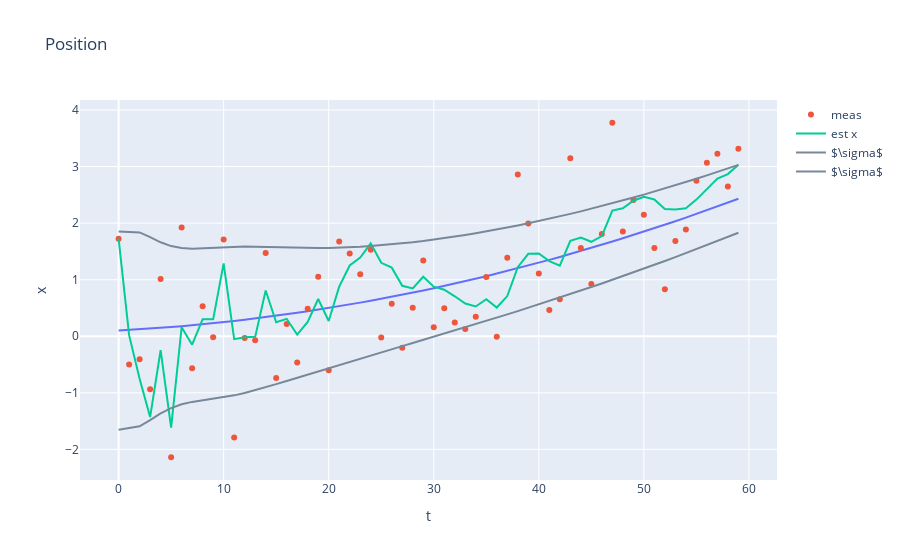

The notebook cell saved with this chart:
### Markdown cell above
# Estimating/Filtering the Observed State

The Kalman Filter develops a filtered estimate of the observed state element based on the noise characteristics of the measurements and the noise model of the system.

* Plotting the "truth", the predicted estimate, the observations, and the predicted uncertainty on the same chart provides important insight into the KF's performance that can be used to help tune the filter
* The predicted covariance plotted as an envelope (i.e. +- truth) should nicely bound the estimated state 68% of the time or more.

### Code cell
dfe = pd.DataFrame({'t':t, 'xp':xp[:,0],'vp':xp[:,1],'ap':xp[:,2], 'Px':Pp[:,0], 'Pv':Pp[:,1], 'Pa':Pp[:,2]})
fig = px.line(df, x='t',y = 'x', title='Position')
fig.add_trace(go.Scatter(name='meas',x=t, y=m, mode='markers'))

fig.add_trace(go.Scatter(name='est x', x=dfe['t'], y= dfe['xp']))
fig.add_trace(go.Scatter(name='$\sigma$', x=dfe['t'], y= x + dfe['Px'], marker = dict( color = 'LightSlateGrey')))
fig.add_trace(go.Scatter(name='$\sigma$', x=dfe['t'], y= x - dfe['Px'], marker = dict( color = 'LightSlateGrey')))


fig.show()

### Figure 1 — Plotly figure (JSON) as saved in the notebook; plotly's stock layout.template omitted (floating-point values rounded to 4 significant figures)
{"data": [{"hovertemplate": "t=%{x}<br>x=%{y}<extra></extra>", "legendgroup": "", "line": {"color": "#636efa", "dash": "solid"}, "marker": {"symbol": "circle"}, "mode": "lines", "name": "", "orientation": "v", "showlegend": false, "type": "scatter", "x": [0, 1, 2, 3, 4, 5, 6, 7, 8, 9, 10, 11, 12, 13, 14, 15, 16, 17, 18, 19, 20, 21, 22, 23, 24, 25, 26, 27, 28, 29, 30, 31, 32, 33, 34, 35, 36, 37, 38, 39, 40, 41, 42, 43, 44, 45, 46, 47, 48, 49, 50, 51, 52, 53, 54, 55, 56, 57, 58, 59], "xaxis": "x", "y": [0.1, 0.1105, 0.122, 0.1345, 0.148, 0.1625, 0.178, 0.1945, 0.212, 0.2305, 0.25, 0.2705, 0.292, 0.3145, 0.338, 0.3625, 0.388, 0.4145, 0.442, 0.4705, 0.5, 0.5305, 0.562, 0.5945, 0.628, 0.6625, 0.698, 0.7345, 0.772, 0.8105, 0.85, 0.8905, 0.932, 0.9745, 1.018, 1.063, 1.108, 1.155, 1.202, 1.251, 1.3, 1.351, 1.402, 1.455, 1.508, 1.562, 1.618, 1.675, 1.732, 1.791, 1.85, 1.911, 1.972, 2.034, 2.098, 2.163, 2.228, 2.295, 2.362, 2.43], "yaxis": "y"}, {"mode": "markers", "name": "meas", "type": "scatter", "x": [0, 1, 2, 3, 4, 5, 6, 7, 8, 9, 10, 11, 12, 13, 14, 15, 16, 17, 18, 19, 20, 21, 22, 23, 24, 25, 26, 27, 28, 29, 30, 31, 32, 33, 34, 35, 36, 37, 38, 39, 40, 41, 42, 43, 44, 45, 46, 47, 48, 49, 50, 51, 52, 53, 54, 55, 56, 57, 58, 59], "y": [1.724, -0.5013, -0.4062, -0.9385, 1.013, -2.139, 1.923, -0.5667, 0.531, -0.01887, 1.712, -1.79, -0.03042, -0.06955, 1.472, -0.7374, 0.2156, -0.4634, 0.4842, 1.053, -0.6006, 1.675, 1.464, 1.097, 1.529, -0.02123, 0.5751, -0.2013, 0.5041, 1.341, 0.1583, 0.4937, 0.2448, 0.1293, 0.3468, 1.05, -0.00931, 1.389, 2.862, 1.993, 1.108, 0.4629, 0.6548, 3.147, 1.559, 0.9255, 1.809, 3.775, 1.852, 2.408, 2.15, 1.558, 0.8295, 1.685, 1.889, 2.749, 3.067, 3.226, 2.648, 3.316]}, {"name": "est x", "type": "scatter", "x": [0, 1, 2, 3, 4, 5, 6, 7, 8, 9, 10, 11, 12, 13, 14, 15, 16, 17, 18, 19, 20, 21, 22, 23, 24, 25, 26, 27, 28, 29, 30, 31, 32, 33, 34, 35, 36, 37, 38, 39, 40, 41, 42, 43, 44, 45, 46, 47, 48, 49, 50, 51, 52, 53, 54, 55, 56, 57, 58, 59], "y": [1.724, 0.01886, -0.7507, -1.429, -0.2451, -1.614, 0.1595, -0.1485, 0.3023, 0.2992, 1.289, -0.05062, -0.01596, -0.01052, 0.8082, 0.2477, 0.3084, 0.02928, 0.2523, 0.6588, 0.27, 0.8778, 1.251, 1.392, 1.642, 1.298, 1.213, 0.892, 0.8455, 1.052, 0.8763, 0.822, 0.7069, 0.579, 0.5264, 0.656, 0.5076, 0.7106, 1.22, 1.458, 1.464, 1.329, 1.249, 1.686, 1.745, 1.67, 1.77, 2.222, 2.264, 2.396, 2.465, 2.419, 2.251, 2.241, 2.262, 2.416, 2.601, 2.789, 2.867, 3.034]}, {"marker": {"color": "LightSlateGrey"}, "name": "$\\sigma$", "type": "scatter", "x": [0, 1, 2, 3, 4, 5, 6, 7, 8, 9, 10, 11, 12, 13, 14, 15, 16, 17, 18, 19, 20, 21, 22, 23, 24, 25, 26, 27, 28, 29, 30, 31, 32, 33, 34, 35, 36, 37, 38, 39, 40, 41, 42, 43, 44, 45, 46, 47, 48, 49, 50, 51, 52, 53, 54, 55, 56, 57, 58, 59], "y": [1.851, 1.837, 1.836, 1.753, 1.661, 1.594, 1.559, 1.549, 1.556, 1.568, 1.58, 1.586, 1.587, 1.584, 1.578, 1.572, 1.566, 1.562, 1.559, 1.559, 1.562, 1.566, 1.573, 1.583, 1.595, 1.609, 1.625, 1.643, 1.663, 1.685, 1.709, 1.734, 1.762, 1.791, 1.821, 1.853, 1.887, 1.922, 1.959, 1.997, 2.037, 2.078, 2.12, 2.164, 2.208, 2.255, 2.302, 2.351, 2.401, 2.452, 2.505, 2.558, 2.613, 2.669, 2.727, 2.785, 2.845, 2.906, 2.968, 3.031]}, {"marker": {"color": "LightSlateGrey"}, "name": "$\\sigma$", "type": "scatter", "x": [0, 1, 2, 3, 4, 5, 6, 7, 8, 9, 10, 11, 12, 13, 14, 15, 16, 17, 18, 19, 20, 21, 22, 23, 24, 25, 26, 27, 28, 29, 30, 31, 32, 33, 34, 35, 36, 37, 38, 39, 40, 41, 42, 43, 44, 45, 46, 47, 48, 49, 50, 51, 52, 53, 54, 55, 56, 57, 58, 59], "y": [-1.651, -1.616, -1.592, -1.484, -1.365, -1.269, -1.203, -1.16, -1.132, -1.107, -1.08, -1.045, -1.003, -0.9545, -0.902, -0.8468, -0.7901, -0.7328, -0.6755, -0.6184, -0.5617, -0.5054, -0.4495, -0.3939, -0.3387, -0.2836, -0.2287, -0.1738, -0.119, -0.06396, -0.008792, 0.0466, 0.1023, 0.1583, 0.2147, 0.2715, 0.3288, 0.3866, 0.4449, 0.5038, 0.5633, 0.6234, 0.6841, 0.7455, 0.8076, 0.8704, 0.9339, 0.9981, 1.063, 1.129, 1.195, 1.263, 1.331, 1.4, 1.469, 1.54, 1.611, 1.683, 1.756, 1.83]}], "layout": {"autosize": true, "legend": {"tracegroupgap": 0}, "title": {"text": "Position"}, "xaxis": {"anchor": "y", "autorange": true, "domain": [0, 1], "range": [-4.07, 63.07], "title": {"text": "t"}, "type": "linear"}, "yaxis": {"anchor": "x", "autorange": true, "domain": [0, 1], "range": [-2.627, 4.263], "title": {"text": "x"}, "type": "linear"}}}
